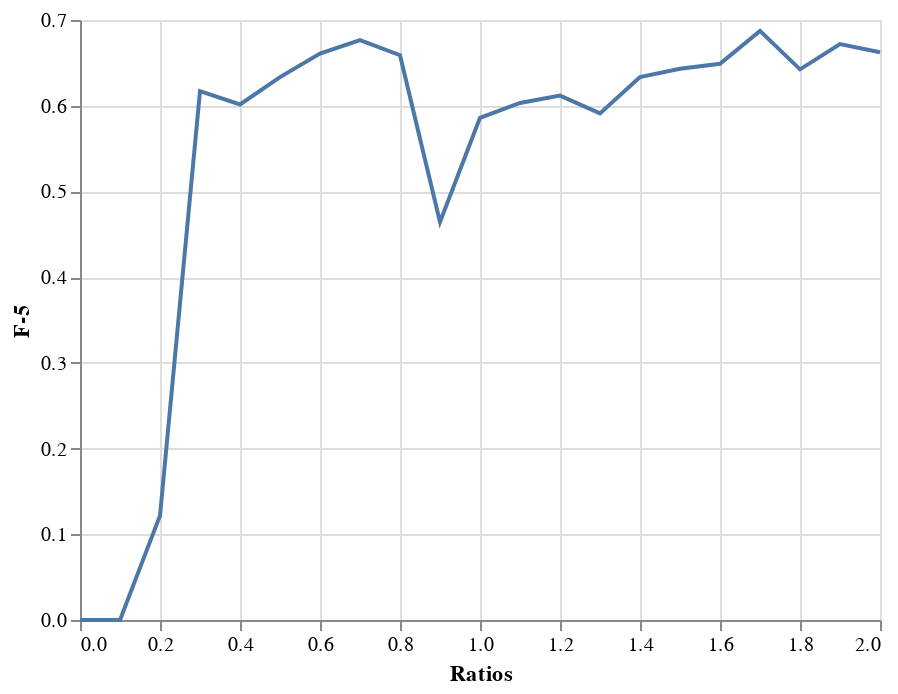

Notebook cell for this chart:
### Code cell
alt.Chart(data).mark_line().encode(
    x='Ratios',
    y='F-5'
)

### Figure 1 — Vega-Lite specification as saved in the notebook (floating-point values rounded to 4 significant figures)
{"config": {"view": {"continuousWidth": 400, "continuousHeight": 300}}, "data": {"name": "data-cd520c0fdb5ac65ace683dbbc682fc33"}, "mark": "line", "encoding": {"x": {"type": "quantitative", "field": "Ratios"}, "y": {"type": "quantitative", "field": "F-5"}}, "$schema": "https://vega.github.io/schema/vega-lite/v4.8.1.json", "datasets": {"data-cd520c0fdb5ac65ace683dbbc682fc33": [{"Ratios": 0.0, "F-5": 0.0, "ROC-AUC": 0.5, "Accuracy": 0.9321}, {"Ratios": 0.1, "F-5": 0.0, "ROC-AUC": 0.5, "Accuracy": 0.9321}, {"Ratios": 0.2, "F-5": 0.1217, "ROC-AUC": 0.547, "Accuracy": 0.9167}, {"Ratios": 0.3, "F-5": 0.617, "ROC-AUC": 0.6656, "Accuracy": 0.596}, {"Ratios": 0.4, "F-5": 0.6015, "ROC-AUC": 0.6599, "Accuracy": 0.6054}, {"Ratios": 0.5, "F-5": 0.6334, "ROC-AUC": 0.6547, "Accuracy": 0.539}, {"Ratios": 0.6, "F-5": 0.6608, "ROC-AUC": 0.6588, "Accuracy": 0.5035}, {"Ratios": 0.7, "F-5": 0.6765, "ROC-AUC": 0.6701, "Accuracy": 0.508}, {"Ratios": 0.8, "F-5": 0.6589, "ROC-AUC": 0.6553, "Accuracy": 0.497}, {"Ratios": 0.9, "F-5": 0.4644, "ROC-AUC": 0.665, "Accuracy": 0.8109}, {"Ratios": 1.0, "F-5": 0.5858, "ROC-AUC": 0.6836, "Accuracy": 0.6926}, {"Ratios": 1.1, "F-5": 0.6032, "ROC-AUC": 0.6791, "Accuracy": 0.6545}, {"Ratios": 1.2, "F-5": 0.6118, "ROC-AUC": 0.6715, "Accuracy": 0.6203}, {"Ratios": 1.3, "F-5": 0.591, "ROC-AUC": 0.648, "Accuracy": 0.5897}, {"Ratios": 1.4, "F-5": 0.6334, "ROC-AUC": 0.6657, "Accuracy": 0.5696}, {"Ratios": 1.5, "F-5": 0.6431, "ROC-AUC": 0.6617, "Accuracy": 0.5422}, {"Ratios": 1.6, "F-5": 0.6489, "ROC-AUC": 0.6544, "Accuracy": 0.5119}, {"Ratios": 1.7, "F-5": 0.6873, "ROC-AUC": 0.6662, "Accuracy": 0.4774}, {"Ratios": 1.8, "F-5": 0.6425, "ROC-AUC": 0.6352, "Accuracy": 0.4696}, {"Ratios": 1.9, "F-5": 0.672, "ROC-AUC": 0.6485, "Accuracy": 0.4544}, {"Ratios": 2.0, "F-5": 0.6624, "ROC-AUC": 0.6375, "Accuracy": 0.4406}]}}
